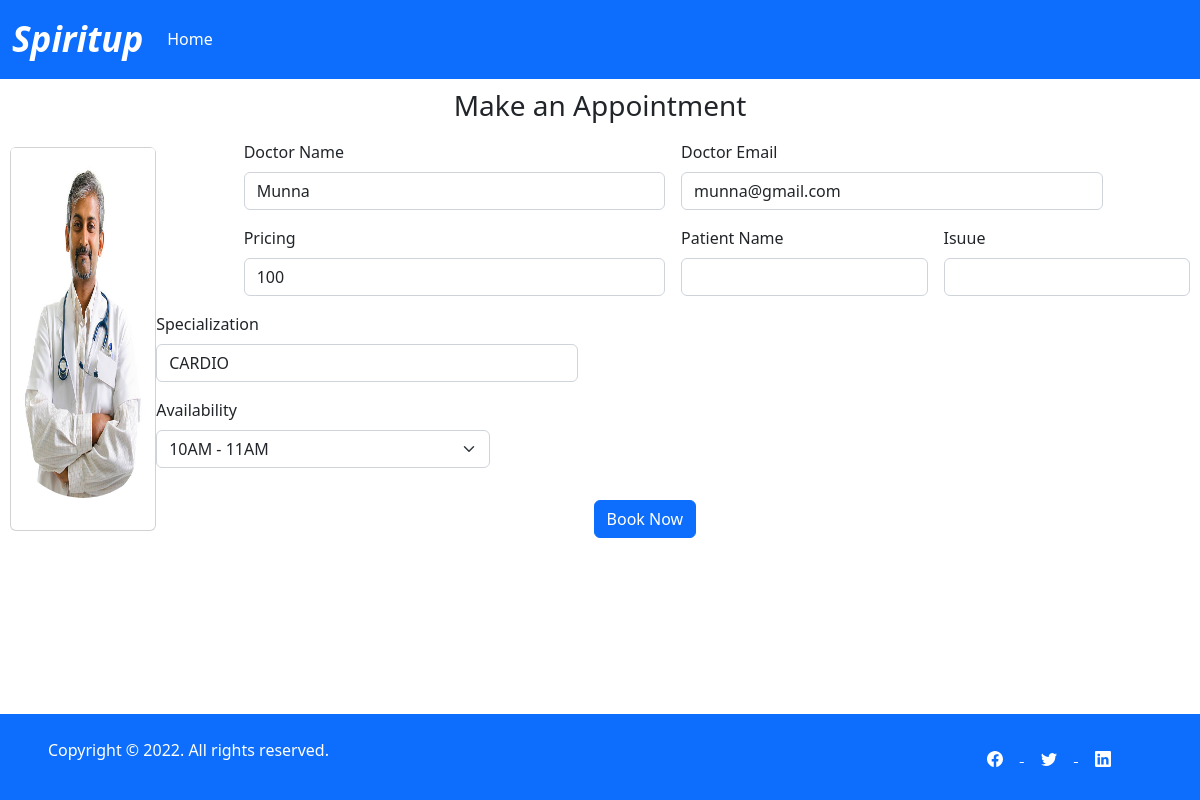
The page /doctor/single/13 on the database its author committed.
### doctor/models.py (models this page shows)
class Doctors(models.Model):
    choice = (
        ("10AM - 11AM", "10AM - 11AM"),
        ("11AM - 12PM", "11AM TO 12PM"),
        ("12PM - 1PM", "12PM - 1PM"),
        ("2PM - 3PM", "2PM - 3PM"),
        ("3PM - 4PM", "3PM - 4PM")
    )
    spec = (
        ("CARDIO","CARDIO"),
        ("ENT","ENT"),
        ("Anesthesiology","Anesthesiology"),
        ("Dermatology","Dermatology"),
        ("Orthopedic","Orthopedic")
    )
    name = models.CharField(max_length=100, null = True, blank = True)
    specialization = models.CharField(max_length = 100, choices=spec, null= True, blank = True)
    email = models.CharField(max_length=100, null = True, blank = True)
    password = models.CharField(max_length=200, blank = True, null = True)
    price = models.IntegerField(null = True, blank=True, default=100)
    time = models.CharField(max_length=300, default=time)
    profilepic = models.ImageField(null = True, blank = True, default="default.png")

### doctor/views.py (the view, shortened to what this page needs)
# urls.py: path("single/<str:pk>", single),
def single(request,pk):
    get_data = Doctors.objects.get(id = pk)
    time = json.loads(get_data.time)
    li = []
    for i in time.values():
        li.append(i)
    context = {'data':get_data, 'time':li}
    return render(request, 'doctor/main.html', context)

### doctor/templates/doctor/main.html (shortened to what this page needs)
<!DOCTYPE html>
{% load static %}
<html lang="en">
<head>
    <link href="https://cdn.jsdelivr.net/npm/bootstrap@5.2.0/dist/css/bootstrap.min.css" rel="stylesheet">
</head>
<body  class="d-flex flex-column min-vh-100">
    <nav class="navbar navbar-expand-lg navbar-dark bg-primary">
        <div class="container-fluid">
            <a href="#" class="navbar-brand"><span style="font-size:35px ; font-style:italic"><b>Spiritup</b></span>
            </a>
            <div class="collapse navbar-collapse" id="navbarCollapse">
                <div class="navbar-nav">
                  <a href="http://127.0.0.1:5501/frontend/patienthome.html" class="nav-item nav-link active">Home</a>
                </div>
                <div class="navbar-nav ms-auto">
                    <a href="#" class="nav-item nav-link active"></a>
                </div>
            </div>
        </div>
    </nav>
    <h3>Make an Appointment</h3>
    <div id="app">
    <div class="card" style="width: 18rem;">
        <img src="{{data.profilepic.url}}" class="card-img-top" alt="">
        <div class="card-body">
        </div>
      </div>
      <form class="row g-3" method="POST">
        <div class="col-md-1">
        </div>
        <div class="col-md-5">
          <label for="inputEmail4" class="form-label">Doctor Name</label>
          <input type="text" class="form-control" name = "name" readonly value={{data.name}} id="inputEmail4">
        </div>
        <div class="col-md-5">
          <label for="inputPassword4" class="form-label">Doctor Email</label>
          <input type="email" class="form-control" name="email" readonly value={{data.email}} id="inputPassword4">
        </div>
        <div class="col-md-1">
        </div>
        <div class="col-md-1">
        </div>
        <div class="col-5">
          <label for="inputAddress" class="form-label">Pricing</label>
          <input type="number" class="form-control" name="price" readonly value={{data.price}} id="inputAddress" required>
        </div>
        <div class="col-3">
          <label for="inputAddress" class="form-label">Patient Name</label>
          <input type="text" class="form-control" name="patientname" id="inputAddress" required>
        </div>
        <div class="col-3">
          <label for="inputAddress" class="form-label">Isuue</label>
          <input type="text" class="form-control" name="issue" id="inputAddress" required>
        </div>
        <div class="col-5">
          <label for="inputAddress2" class="form-label">Specialization</label>
          <input type="text" class="form-control" name="specialization" readonly value={{data.specialization}} id="inputAddress2">
        </div>
        <div class="col-md-1">
        </div>
        <div class="col-md-4">
        </div>
        <div class="col-md-4">
          <label for="inputState" class="form-label">Availability</label>
          <select id="inputState" class="form-select" name="time">
            {% for i in time %}
            <option>{{i}}</option>
            {% endfor %}
          </select>
        </div>
        <div class="col-md-4">
        </div>
        <div class="col-md-1">
        </div>
        <div class="col-md-5">
        </div>
        <div class="col-3">
          <button type="submit" class="btn btn-primary book">Book Now</butt>
        </div>
        <div class="col-md-4">
        </div>
      </form>
    </div>
    <div
          class="d-flex mt-auto flex-column flex-md-row text-center text-md-start justify-content-between py-4 px-4 px-xl-5 bg-primary">
          <div class="text-white mb-3 mb-md-0">
            Copyright © 2022. All rights reserved.
          </div>
          <div>
            <a href="#!" class="text-white me-4">
                <button type="button" class="btn btn-primary btn-floating mx-1">
                  </button>
                  <button type="button" class="btn btn-primary btn-floating mx-1">
                  </button>
                  <button type="button" class="btn btn-primary btn-floating mx-1">
                  </button>
            </a>
          </div>
        </div>
</body>
</html>

### doctor/templates/doctor/main.html (style rules this page uses)
body { background-color:none; }
h3 { text-align: center; padding-top: 10px; }
#app { display:flex; padding:10px; justify-content: space-around; align-items: center; }
img { height:350px; width:500px; border-radius: 100px; }

### rows shown on the page
Doctors: profilepic (picture), name "Munna", email "munna@gmail.com", price "100", specialization "CARDIO"

### other values the page prints
form field time "10AM - 11AM"
